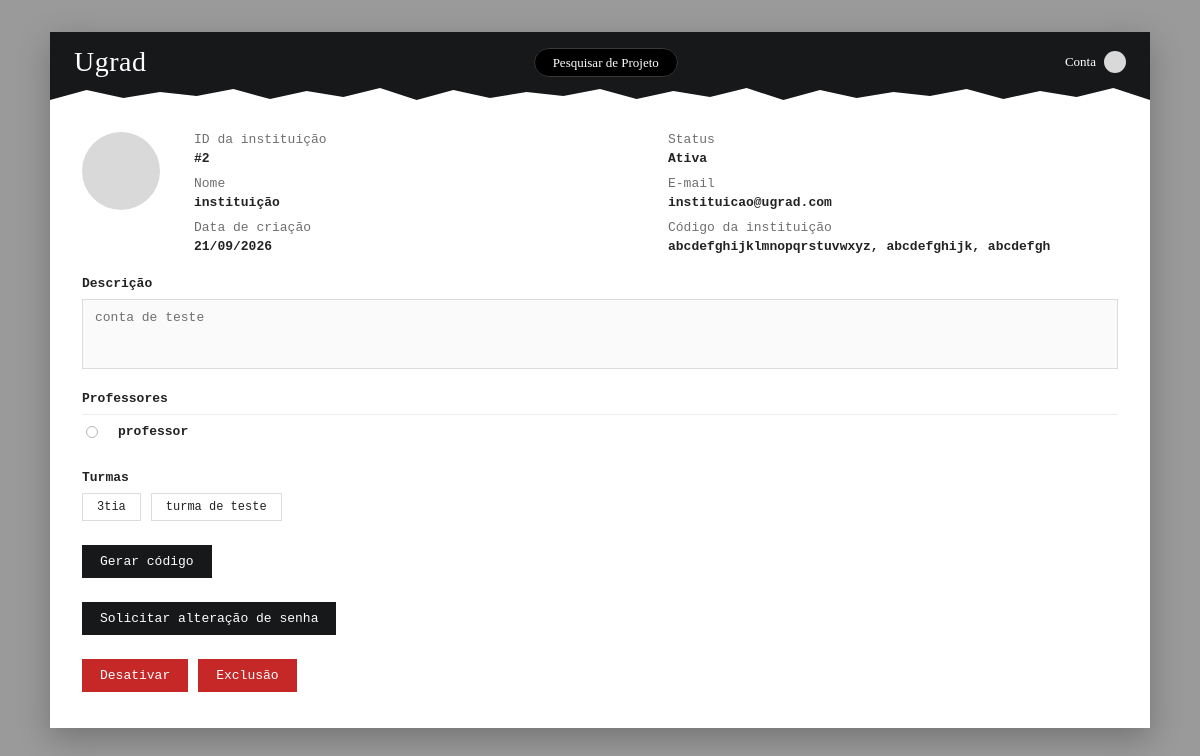
/Admin/instituicao.php?id=2, run on the app's committed database.
### tables this page shows
CREATE TABLE usuarios(
  id int PRIMARY KEY AUTO_INCREMENT,
  nome varchar(64),
  email varchar(128) unique NOT NULL,
  senha varchar(128) NOT NULL,
  descricao varchar(1000),
  tipo int NOT NULL,
  ativada boolean DEFAULT TRUE,
  imagem_perfil longblob,
  data_criacao timestamp DEFAULT CURRENT_TIMESTAMP,
  FOREIGN KEY (tipo) REFERENCES tipos_usuario (id)
);

CREATE TABLE turmas(
  id int PRIMARY KEY AUTO_INCREMENT,
  nome varchar(25) NOT NULL,
  id_instituicao int NOT NULL,
  FOREIGN KEY (id_instituicao) REFERENCES usuarios(id)
);

### Admin/instituicao.php (called while the page is built, shortened)
<?php
require __DIR__ . '/includes/data.php';
$id = (int)($_GET['id'] ?? 0);
$instituicao = find_instituicao($id);
$professores = professores_da_instituicao($id);
$turmas = turmas_da_instituicao($id);
require __DIR__ . '/includes/header.php';
require __DIR__ . '/includes/instituicao_detail.php';
require __DIR__ . '/includes/footer.php';

### Admin/includes/data.php (called while the page is built, shortened)
<?php
require __DIR__ . '/config.php';
function formatar_data(?string $timestamp): string {
    $t = strtotime($timestamp);
    return $t ? date('d/m/Y', $t) : '—';
}
function avatar_data_uri(?string $blob): ?string {
    if (!$blob) return null;
    $finfo = new finfo(FILEINFO_MIME_TYPE);
    $mime = $finfo->buffer($blob) ?: 'image/jpeg';
    return 'data:' . $mime . ';base64,' . base64_encode($blob);
}
function find_instituicao(int $id): ?array {
    global $pdo;
    $stmt = $pdo->prepare('SELECT u.id, u.nome, u.email, u.descricao, u.ativada, u.data_criacao, u.imagem_perfil,
                                  (SELECT GROUP_CONCAT(codigo ORDER BY data_criacao DESC SEPARATOR \', \')
                                   FROM codigo_instituicao
                                   WHERE id_instituicao = u.id) AS codigo
                            FROM usuarios u
                            JOIN tipos_usuario t ON t.id = u.tipo
                            WHERE t.nome = \'INSTITUICAO\' AND u.id = ?');
    $stmt->execute([$id]);
    $row = $stmt->fetch();
    return $row ?: null;
}
function professores_da_instituicao(int $instituicaoId): array {
    global $pdo;
    $stmt = $pdo->prepare('SELECT u.id, u.nome, u.email
                            FROM usuarios u
                            JOIN tipos_usuario t ON t.id = u.tipo
                            JOIN extra_usuarios ex ON ex.id_usuario = u.id
                            WHERE t.nome = \'PROFESSOR\' AND ex.id_instituicao = ?
                            ORDER BY u.nome');
    $stmt->execute([$instituicaoId]);
    return $stmt->fetchAll();
}
function turmas_da_instituicao(int $instituicaoId): array {
    global $pdo;
    $stmt = $pdo->prepare('SELECT id, nome FROM turmas WHERE id_instituicao = ? ORDER BY nome');
    $stmt->execute([$instituicaoId]);
    return $stmt->fetchAll();
}

### Admin/includes/instituicao_detail.php (the view, shortened to what this page needs)
<?php
$foto = avatar_data_uri($instituicao['imagem_perfil'] ?? null);
?>
<div class="detail-panel-inner">
  <div class="detail-grid">
    <?php if ($foto): ?>
      <img class="detail-avatar" src="<?= $foto ?>" alt="Logo de <?= htmlspecialchars($instituicao['nome']) ?>">
    <?php else: ?>
      <div class="detail-avatar"></div>
    <?php endif; ?>
    <div class="detail-fields">
      <div><span class="field-label">ID da instituição</span></div>
      <div><span class="field-label">Status</span></div>
      <div class="field-value">#<?= $instituicao['id'] ?></div>
      <div class="field-value"><?= $instituicao['ativada'] ? 'Ativa' : 'Desativada' ?></div>
      <div><span class="field-label">Nome</span></div>
      <div><span class="field-label">E-mail</span></div>
      <div class="field-value"><?= htmlspecialchars($instituicao['nome']) ?></div>
      <div class="field-value"><?= htmlspecialchars($instituicao['email']) ?></div>
      <div><span class="field-label">Data de criação</span></div>
      <div><span class="field-label">Código da instituição</span></div>
      <div class="field-value"><?= htmlspecialchars(formatar_data($instituicao['data_criacao'])) ?></div>
      <div class="field-value"><?= htmlspecialchars($instituicao['codigo'] ?: '—') ?></div>
    </div>
  </div>
  <div class="block">
    <h2>Descrição</h2>
    <div class="desc-box"><?= htmlspecialchars($instituicao['descricao'] ?: 'Sem descrição.') ?></div>
  </div>
  <div class="block">
    <h2>Professores</h2>
    <?php foreach ($professores as $p): ?>
      <div class="user-row" style="grid-template-columns: 22px 1fr;">
        <span class="radio"></span>
        <a class="user-name detail-trigger" href="usuario.php?id=<?= $p['id'] ?>" data-id="<?= $p['id'] ?>" data-type="usuario"><?= htmlspecialchars($p['nome']) ?></a>
      </div>
    <?php endforeach; ?>
  </div>
  <div class="block">
    <h2>Turmas</h2>
    <div class="chip-row">
      <?php foreach ($turmas as $t): ?>
        <div class="chip"><?= htmlspecialchars($t['nome']) ?></div>
      <?php endforeach; ?>
    </div>
  </div>
  <form method="post" action="instituicao.php?id=<?= $instituicao['id'] ?>" class="actions-row ajax-action-form">
    <button type="submit" class="btn btn-dark">Gerar código</button>
  </form>
  <form method="post" action="instituicao.php?id=<?= $instituicao['id'] ?>" class="actions-row ajax-action-form" data-confirm="Enviar link de redefinição de senha?">
    <button type="submit" class="btn btn-dark">Solicitar alteração de senha</button>
  </form>
  <div class="actions-row">
    <?php if ($instituicao['ativada']): ?>
      <form method="post" action="instituicao.php?id=<?= $instituicao['id'] ?>" class="ajax-action-form" data-confirm="Desativar esta instituição?">
        <button type="submit" class="btn btn-danger">Desativar</button>
      </form>
    <?php endif; ?>
    <form method="post" action="instituicao.php?id=<?= $instituicao['id'] ?>" class="ajax-action-form" data-confirm="Tem certeza que deseja excluir esta instituição?">
      <button type="submit" class="btn btn-danger">Exclusão</button>
    </form>
  </div>
</div>

### Admin/css/style.css (style rules this page uses)
:root { --black: #17181a; --near-black: #222325; --grey-bg: #9a9a9a; --card-bg: #ffffff; --border: #dcdcdc; --text: #232323; --text-muted: #6f6f6f; --red: #c62828; --red-dark: #a11f1f; --green: #2e7d32; --radius: 0; --font: 'IBM Plex Mono', 'Courier New', monospace; --soft-bg: #fafafa; --avatar-bg: #d9d9d9; --row-selected-bg: #f4f4f4; --fs-2xs: 10px; --fs-xs: 11px; --fs-sm: 12px; --fs-base: 13px; --fs-md: 14px; --fs-lg: 16px; --fs-xl: 18px; --fw-regular: 400; --fw-semibold: 600; }
* { box-sizing: border-box; }
button, input, textarea, select { font-family: inherit; }
body { margin: 0; font-family: var(--font); background: var(--grey-bg); color: var(--text); min-height: 100vh; transition: background-color .15s ease, color .15s ease; }
a { color: inherit; text-decoration: none; }
.detail-panel-inner .detail-grid { margin-bottom: 16px; }
.user-row { display: grid; grid-template-columns: 22px 1.4fr 1fr 1fr; align-items: center; gap: 10px; padding: 9px 4px; font-size: var(--fs-base); border-top: 1px solid #eee; }
.user-row .radio { width: 12px; height: 12px; border-radius: 50%; border: 1px solid #b5b5b5; display: inline-block; }
.user-row a.user-name { font-weight: var(--fw-semibold); }
.detail-grid { display: grid; grid-template-columns: 90px 1fr; gap: 22px; margin-bottom: 22px; }
.detail-avatar { width: 78px; height: 78px; border-radius: 50%; background: var(--avatar-bg); }
.detail-fields { display: grid; grid-template-columns: 1fr 1fr; gap: 4px 24px; font-size: var(--fs-base); }
.detail-fields .field-label { color: var(--text-muted); }
.detail-fields .field-value { font-weight: var(--fw-semibold); margin-bottom: 6px; }
.block { margin-bottom: 22px; }
.block h2 { font-size: var(--fs-base); font-weight: var(--fw-semibold); text-transform: none; margin: 0 0 8px; display: flex; align-items: center; gap: 6px; }
.desc-box { border: 1px solid var(--border); border-radius: var(--radius); min-height: 70px; padding: 10px 12px; font-size: var(--fs-base); color: var(--text-muted); background: var(--soft-bg); }
.chip-row { display: flex; gap: 10px; flex-wrap: wrap; }
.chip { border: 1px solid var(--border); border-radius: var(--radius); padding: 6px 14px; font-size: var(--fs-sm); }
.actions-row { display: flex; gap: 10px; flex-wrap: wrap; margin-top: 24px; }
.btn { border: none; border-radius: var(--radius); padding: 9px 18px; font-size: var(--fs-base); cursor: pointer; }
.btn-dark { background: var(--black); color: #fff; }
.btn-danger { background: var(--red); color: #fff; }

### data on the page
usuarios: id "2", nome "instituição", email "instituicao@ugrad.com", data_criacao "21/09/2026", descricao "conta de teste"
usuarios: nome "professor"
turmas: nome "3tia"
turmas: nome "turma de teste"

### other printed values
$instituicao['codigo'] ?: '—' "abcdefghijklmnopqrstuvwxyz, abcdefghijk, abcdefgh"
